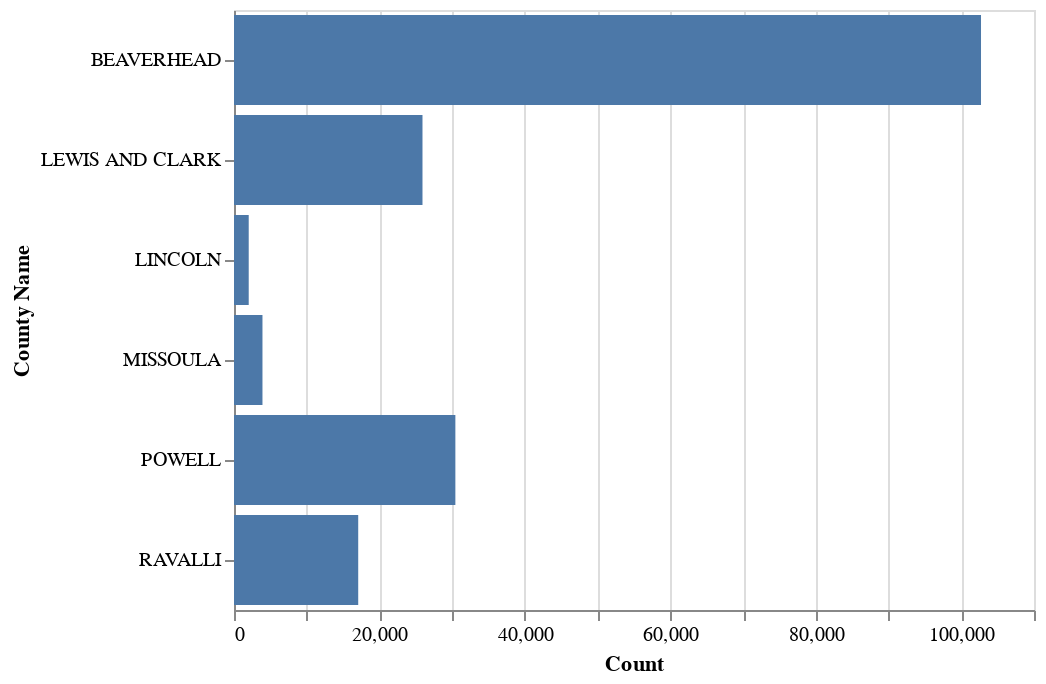

Source (notebook cell):
### Code cell
### Basic chart
# Use bar marks
# Encode year on vertical (y) axis
# Encoding 

alt.Chart(data).mark_bar().encode(
    x='Count',
    y='County Name'
)

# CHECK: Does this chart match the data?

### Figure 1 — Vega-Lite specification as saved in the notebook (floating-point values rounded to 4 significant figures)
{"$schema": "https://vega.github.io/schema/vega-lite/v3.4.0.json", "config": {"background": "white", "mark": {"tooltip": null}, "view": {"height": 300, "width": 400}}, "data": {"name": "data-a0a9f46bdcc0a9796d64ee2022f8f289"}, "datasets": {"data-a0a9f46bdcc0a9796d64ee2022f8f289": [{"Count": 3914, "County Id": 4, "County Name": "MISSOULA", "Type": "Cattle", "Year": 2018}, {"Count": 25917, "County Id": 5, "County Name": "LEWIS AND CLARK", "Type": "Cattle", "Year": 2018}, {"Count": 17080, "County Id": 13, "County Name": "RAVALLI", "Type": "Cattle", "Year": 2018}, {"Count": 102714, "County Id": 18, "County Name": "BEAVERHEAD", "Type": "Cattle", "Year": 2018}, {"Count": 30438, "County Id": 28, "County Name": "POWELL", "Type": "Cattle", "Year": 2018}, {"Count": 2024, "County Id": 56, "County Name": "LINCOLN", "Type": "Cattle", "Year": 2018}]}, "encoding": {"x": {"field": "Count", "type": "quantitative"}, "y": {"field": "County Name", "type": "nominal"}}, "mark": "bar"}
